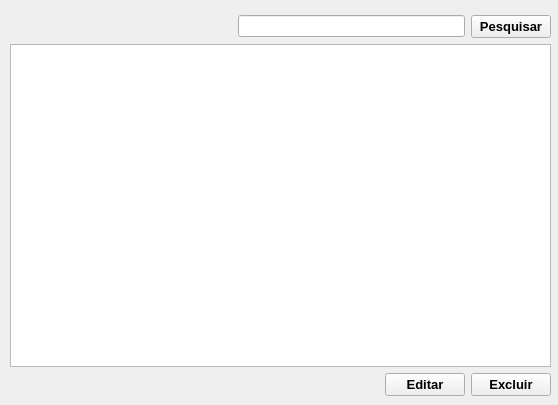
<?xml version="1.0" encoding="UTF-8"?>
<ui version="4.0">
 <class>PesquisaContatos</class>
 <widget class="QMainWindow" name="PesquisaContatos">
  <property name="geometry">
   <rect>
    <x>0</x>
    <y>0</y>
    <width>558</width>
    <height>405</height>
   </rect>
  </property>
  <property name="minimumSize">
   <size>
    <width>558</width>
    <height>405</height>
   </size>
  </property>
  <property name="maximumSize">
   <size>
    <width>558</width>
    <height>405</height>
   </size>
  </property>
  <property name="windowTitle">
   <string>Contatos</string>
  </property>
  <widget class="QWidget" name="centralwidget">
   <widget class="QWidget" name="layoutWidget">
    <property name="geometry">
     <rect>
      <x>10</x>
      <y>15</y>
      <width>541</width>
      <height>381</height>
     </rect>
    </property>
    <layout class="QVBoxLayout" name="verticalLayout">
     <item>
      <layout class="QHBoxLayout" name="horizontalLayout">
       <item>
        <spacer name="horizontalSpacer">
         <property name="orientation">
          <enum>Qt::Horizontal</enum>
         </property>
         <property name="sizeHint" stdset="0">
          <size>
           <width>40</width>
           <height>20</height>
          </size>
         </property>
        </spacer>
       </item>
       <item>
        <widget class="QLineEdit" name="txtPesq"/>
       </item>
       <item>
        <widget class="QPushButton" name="btnPesq">
         <property name="font">
          <font>
           <pointsize>10</pointsize>
           <bold>true</bold>
          </font>
         </property>
         <property name="text">
          <string>Pesquisar</string>
         </property>
        </widget>
       </item>
      </layout>
     </item>
     <item>
      <widget class="QTableWidget" name="tbList"/>
     </item>
     <item>
      <layout class="QHBoxLayout" name="horizontalLayout_2">
       <item>
        <spacer name="horizontalSpacer_2">
         <property name="orientation">
          <enum>Qt::Horizontal</enum>
         </property>
         <property name="sizeHint" stdset="0">
          <size>
           <width>40</width>
           <height>20</height>
          </size>
         </property>
        </spacer>
       </item>
       <item>
        <widget class="QPushButton" name="btnEdit">
         <property name="font">
          <font>
           <pointsize>10</pointsize>
           <bold>true</bold>
          </font>
         </property>
         <property name="text">
          <string>Editar</string>
         </property>
        </widget>
       </item>
       <item>
        <widget class="QPushButton" name="btnExcl">
         <property name="font">
          <font>
           <pointsize>10</pointsize>
           <bold>true</bold>
          </font>
         </property>
         <property name="text">
          <string>Excluir</string>
         </property>
        </widget>
       </item>
      </layout>
     </item>
    </layout>
   </widget>
  </widget>
 </widget>
 <resources/>
 <connections/>
</ui>
